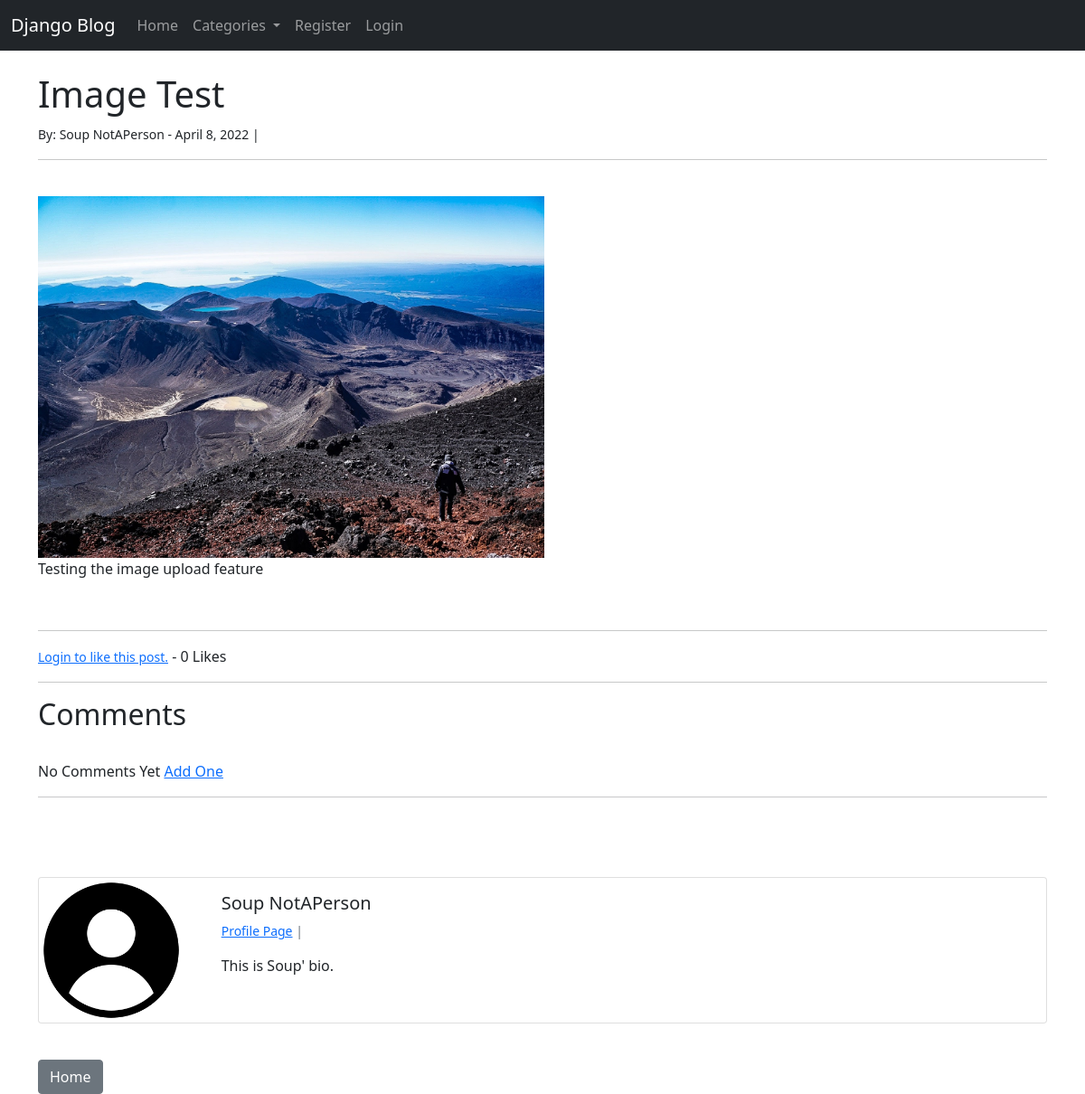
The page /article/21 on the database as committed earlier.
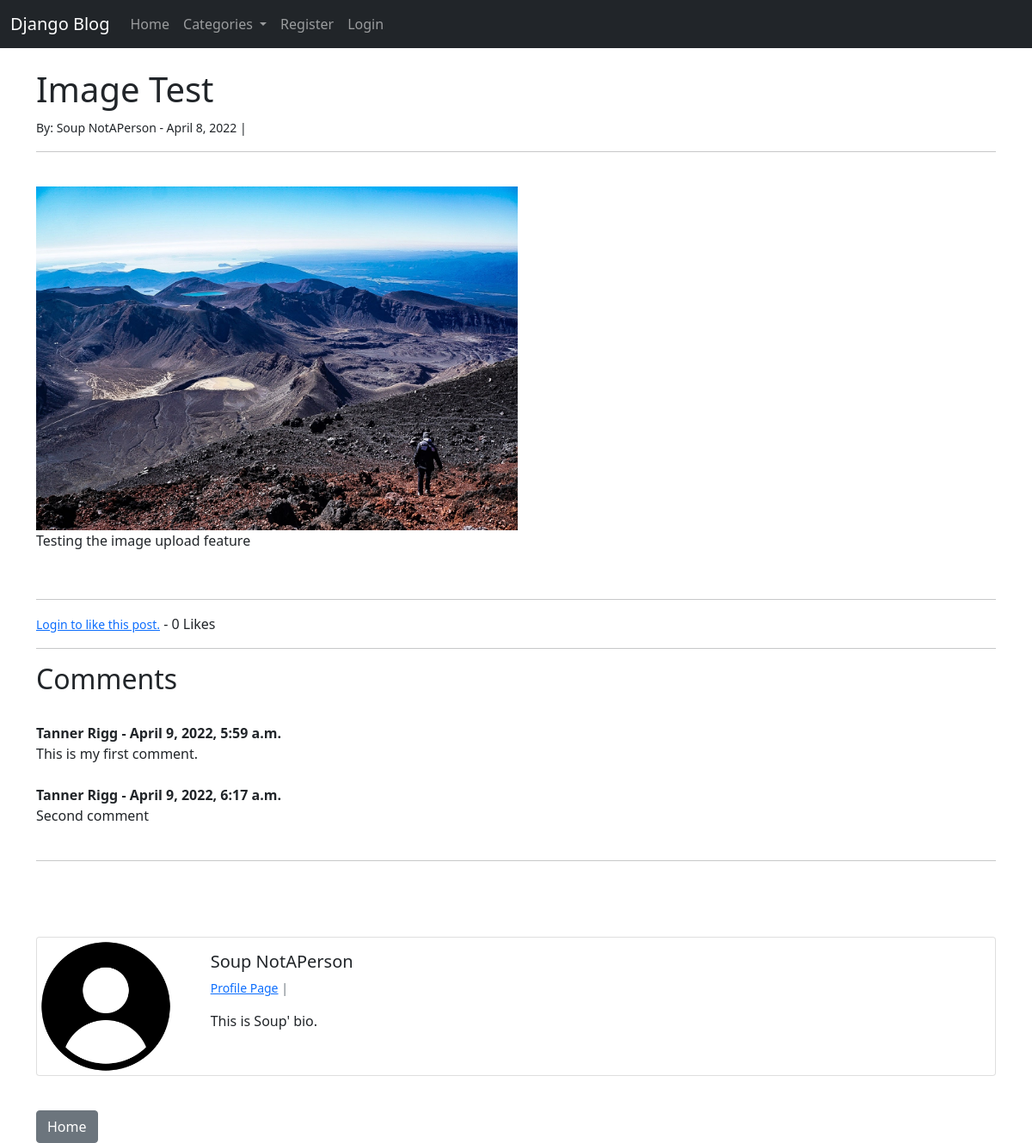
The same page on the database as committed later.
### theblog/models.py (models this page shows, shortened)
class Post(models.Model):
    title = models.CharField(max_length=255)
    header_image = models.ImageField(null=True, blank=True, upload_to='images/')
    author = models.ForeignKey(User, on_delete=models.CASCADE)
    body = RichTextField(blank='True', null=True)
    post_date = models.DateField(auto_now_add=True)
    category = models.CharField(max_length=255, default='unspecified')
    likes = models.ManyToManyField(User, related_name='blog_posts')
    snippet = models.CharField(max_length=255,)
    def total_likes(self):
        return self.likes.count()

class Profile(models.Model):
    user = models.OneToOneField(User, null=True, on_delete=models.CASCADE)
    bio = models.TextField()
    profile_pic = models.ImageField(null=True, blank=True, upload_to='images/profile/')
    website_url= models.CharField(max_length=255, null=True, blank=True)
    facebook_url= models.CharField(max_length=255, null=True, blank=True)
    twitter_url= models.CharField(max_length=255, null=True, blank=True)
    instagram_url= models.CharField(max_length=255, null=True, blank=True)
    github_url= models.CharField(max_length=255, null=True, blank=True)

class Comment(models.Model):
    post = models.ForeignKey(Post, on_delete=models.CASCADE, related_name='comments')
    name = models.CharField(max_length=255)
    body = models.TextField()
    date_added = models.DateTimeField(auto_now_add=True)

### theblog/views.py (the view)
# urls.py: path('article/<int:pk>', ArticleDetailView.as_view(), name='article-detail'),
class ArticleDetailView(DetailView):
    model = Post
    template_name = 'article_details.html'
    def get_context_data(self, *args, **kwargs):
        cat_menu = Category.objects.all().order_by('name')
        context = super(ArticleDetailView, self).get_context_data(*args, **kwargs)
        current_post = get_object_or_404(Post, id=self.kwargs['pk'])
        total_likes = current_post.total_likes()
        liked = False
        if current_post.likes.filter(id=self.request.user.id).exists():
            liked = True
        context["cat_menu"] = cat_menu
        context["total_likes"] = total_likes
        context["liked"] = liked
        return context

### theblog/models.py (called while the page is built)
    def __str__(self):
        return self.name

### theblog/templates/article_details.html (shortened to what this page needs)
{% extends 'base.html' %}
{% load static %}
{% block content %}
<h1>{{ post.title }}</h1>
<small>
    By: {{ post.author.first_name }} {{ post.author.last_name }} -
    {{ post.post_date }} |
</small><br>
<hr>
<br>
{% if post.header_image %}
<img src= "{{ post.header_image.url }}" style="width: 35rem; height: 25rem;">
<br>
{% endif %}
{{ post.body|safe }}
<br>
<hr>
<form action="{% url 'like_post' post.pk %}" method="POST">
    {% if user.is_authenticated %}
        {% if liked %}
            <button type="submit" name="post_id" value="{{ post.id }}" class="btn btn-danger btn-sm">Unlike</button>
        {% else %}
            <button type="submit" name="post_id" value="{{ post.id }}" class="btn btn-primary btn-sm">Like</button>
        {% endif %}
    {% else %}
        <small> <a href="{% url 'login' %}"> Login to like this post.</a></small>
    {% endif %}
    - {{ total_likes }} Likes
</form>
<hr>
<h2>Comments</h2>
<br>
{% if not post.comments.all %}
    No Comments Yet <a href="#">Add One</a>
{% else %}
    {% for comment in post.comments.all %}
        <strong>{{ comment.name }} - {{ comment.date_added }}</strong>
        <br>
        {{ comment.body }}
        <br><br>
    {% endfor %}
{% endif %}
<hr>
<br>
<br>
<br>
<div class="card mb-3">
    <div class="row g-0">
      <div class="col-md-2">
    {% if post.author.profile.profile_pic %}
        <img src="{{ post.author.profile.profile_pic.url }}" class="img-fluid" style="max-width: 10rem;">
    {% else %}
        <img src="{% static 'theblog/images/default_profile_pic.png' %}" class="img-fluid" style="max-width: 10rem;">
    {% endif %}
      </div>
      <div class="col-md-10">
        <div class="card-body">
          <h5 class="card-title">{{ post.author.first_name }} {{ post.author.last_name }}</h5>
            <p class="small text-muted">
                <a href="{% url 'show_profile_page' post.author.profile.id %}">Profile Page</a> |
            </p>
          <p class="card-text">{{ post.author.profile.bio }}</p>
        </div>
      </div>
    </div>
  </div>
<br>
<a href="{% url 'home' %}" class="btn btn-secondary">Home</a>
{% endblock %}

### theblog/templates/base.html (shortened to what this page needs)
<!Doctype html>
<html lang="en">
  <head>
    <link href="https://cdn.jsdelivr.net/npm/bootstrap@5.1.3/dist/css/bootstrap.min.css" rel="stylesheet">
  </head>
  <body>
    <nav class="navbar navbar-expand-lg navbar-dark bg-dark">
        <div class="container-fluid">
          <a class="navbar-brand" href="{% url 'home' %}">Django Blog</a>
          <div class="collapse navbar-collapse" id="navbarSupportedContent">
            <ul class="navbar-nav me-auto mb-2 mb-lg-0">
              <li class="nav-item">
                <a href="{% url 'home' %}" class="nav-link">Home</a>
              </li>
              {% if cat_menu %}
              <li class="nav-item dropdown">
                <a class="nav-link dropdown-toggle" href="#" id="navbarDropdown" role="button" data-bs-toggle="dropdown" aria-expanded="false">
                  Categories
                </a>
              </li>
              {% else %}
                <li class="nav-item">
                  <a class="nav-link" href="{% url 'category-list' %}">Categories</a>
                </li>
              {% endif %}
              {% if user.is_authenticated %}
                <li class="nav-item">
                  <a class="nav-link" href="{% url 'add_post' %}">
                    Add Post</a>
                </li>
                <li class="nav-item">
                  <a class="nav-link" href="{% url 'add_category' %}">
                    Add Category</a>
                </li>
                <li class="nav-item dropdown">
                  <a class="nav-link dropdown-toggle" href="#" id="navbarDropdown" role="button" data-bs-toggle="dropdown" aria-expanded="false">
                    Profile
                  </a>
                  <ul class="dropdown-menu" aria-labelledby="navbarDropdown">
                    <li><a class="dropdown-item" href="{% url 'edit_profile' %}">Edit User Settings</a></li>
                    {% if user.profile.id %}
                      <li><a class="dropdown-item" href="{% url 'edit_profile_page' user.profile.id %}">Edit Profile Page</a></li>
                      <li><a class="dropdown-item" href="{% url 'show_profile_page' user.profile.id %}">Show Profile Page</a></li>
                    {% else %}
                      <li><a class="dropdown-item" href="{% url 'create_profile_page' %}">Create Profile Page</a></li>
                    {% endif %}
                  </ul>
                </li>
                <li class="nav-item">
                  <a class="nav-link" href="{% url 'logout' %}">
                    Logout</a>
                </li>
              {% else %}
                <li class="nav-item">
                  <a class="nav-link" href="{% url 'register' %}">Register</a>
                </li>
                <li class="nav-item">
                  <a class="nav-link" href="{% url 'login' %}">
                    Login</a>
                </li>
              {% endif %}
            </ul>
          </div>
        </div>
      </nav>
    <br>
    <div class="container">
        {% block content %}
        {% endblock %}
    </div>
  </body>
</html>

Rows that differ between the two databases and show on the page:
added Comment: name "Tanner Rigg", date_added "April 9, 2022, 5:59 a.m.", body "This is my first comment."
added Comment: name "Tanner Rigg", date_added "April 9, 2022, 6:17 a.m.", body "Second comment"
Other text that changed with them:
text no longer shown: "No Comments Yet Add One"
